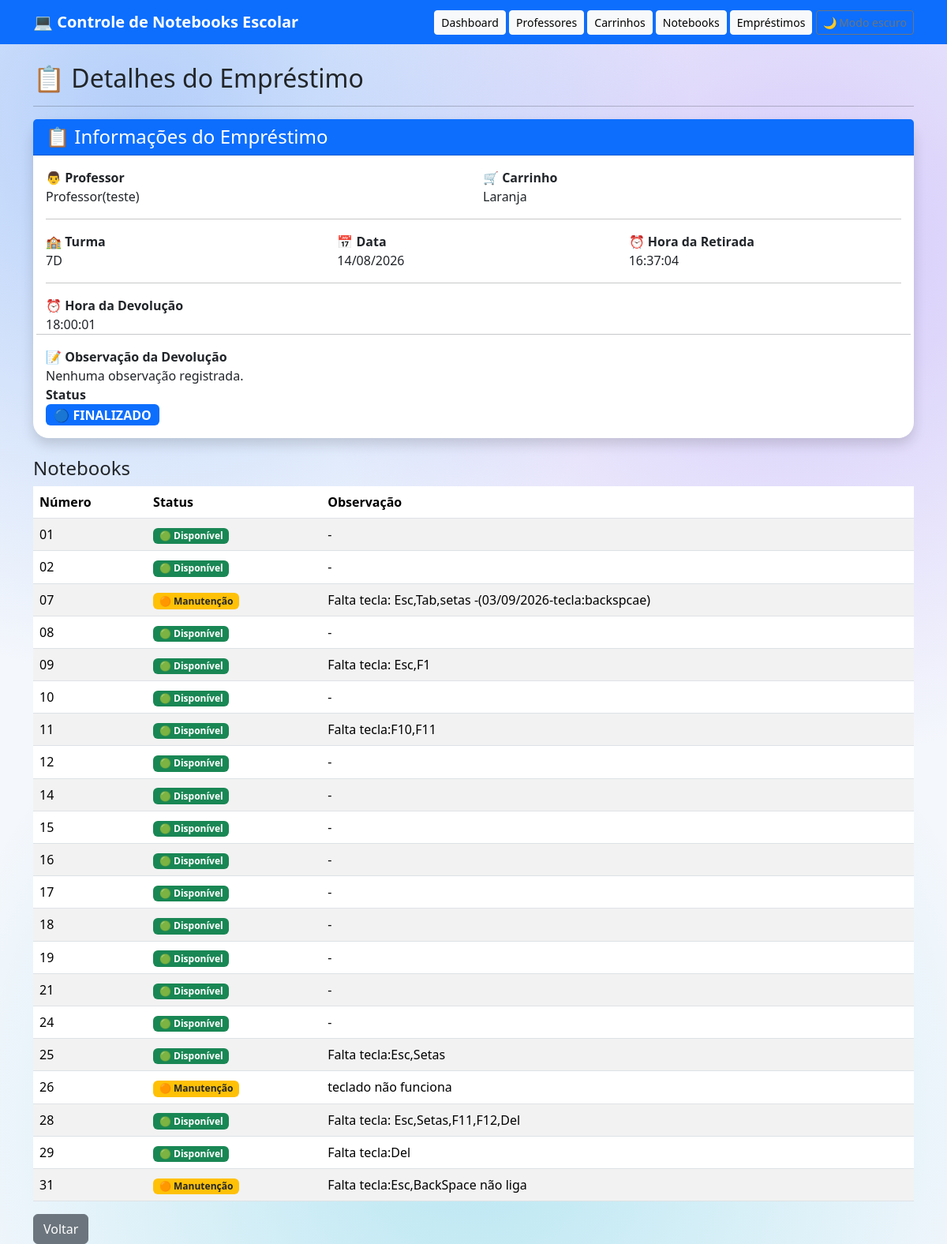
The page /paginas/emprestimos/detalhes.php?id=75 on the database its author committed.
### tables this page shows
CREATE TABLE emprestimos (
    id INTEGER PRIMARY KEY AUTOINCREMENT,
    professor_id INTEGER NOT NULL,
    tipo TEXT NOT NULL,
    aula TEXT NOT NULL,
    data DATE NOT NULL,
    hora_retirada TIME NOT NULL,
    hora_devolucao TIME,
    status TEXT DEFAULT 'ABERTO',
    FOREIGN KEY(professor_id) REFERENCES professores(id)
);

### paginas/emprestimos/detalhes.php (the view, shortened to what this page needs)
<?php
include("../../includes/header.php");
include("../../includes/menu.php");
include("../../conexao.php");
$id = $_GET["id"];
$sql = "
SELECT
    e.*,
    p.nome,
    c.cor
FROM emprestimos e
INNER JOIN professores p
ON p.id = e.professor_id
INNER JOIN itens_emprestimo ie
ON ie.emprestimo_id = e.id
INNER JOIN notebooks n
ON n.id = ie.notebook_id
INNER JOIN carrinhos c
ON c.id = n.carrinho_id
WHERE e.id = ?
GROUP BY e.id
";
$stmt = $pdo->prepare($sql);
$stmt->execute([$id]);
$emprestimo = $stmt->fetch();
$sql = "
SELECT
n.numero,
n.status,
n.observacao
FROM itens_emprestimo ie
INNER JOIN notebooks n
ON n.id = ie.notebook_id
WHERE ie.emprestimo_id=?
ORDER BY n.numero
";
$stmt = $pdo->prepare($sql);
$stmt->execute([$id]);
$notebooks = $stmt->fetchAll();
?>
<div class="container mt-4">
    <h2>📋 Detalhes do Empréstimo</h2>
    <hr>
    <div class="card shadow mb-4">
        <div class="card-header bg-primary text-white">
            <h4 class="mb-0">
                📋 Informações do Empréstimo
            </h4>
        </div>
        <div class="card-body">
            <div class="row">
                <div class="col-md-6">
                    <strong>👨 Professor</strong><br>
                    <?= $emprestimo["nome"] ?>
                </div>
                <div class="col-md-6">
                    <strong>🛒 Carrinho</strong><br>
                    <?= $emprestimo["cor"] ?>
                </div>
            </div>
            <hr>
            <div class="row">
                <div class="col-md-4">
                    <strong>🏫 Turma</strong><br>
                    <?= $emprestimo["aula"] ?>
                </div>
                <div class="col-md-4">
                    <strong>📅 Data</strong><br>
                    <?= date("d/m/Y", strtotime($emprestimo["data"])) ?>
                </div>
                <div class="col-md-4">
                    <strong>⏰ Hora da Retirada</strong><br>
                    <?= $emprestimo["hora_retirada"] ?>
                </div>
            </div>
            <hr>
            <div class="row">
                <div class="col-md-6">
                    <strong>⏰ Hora da Devolução</strong><br>
                    <?= $emprestimo["hora_devolucao"] ?: "Ainda não devolvido" ?>
                </div>
                <hr>
                <div class="row">
                    <div class="col-md-12">
                        <strong>📝 Observação da Devolução</strong><br>
                        <?= !empty($emprestimo["observacao"])
                            ? htmlspecialchars($emprestimo["observacao"])
                            : "Nenhuma observação registrada." ?>
                    </div>
                </div>
                <div class="col-md-6">
                    <strong>Status</strong><br>
                    <?php
                    switch ($emprestimo["status"]) {
                        case "FINALIZADO":
                            echo "<span class='badge bg-primary fs-6'>🔵 FINALIZADO</span>";
                            break;
                    }
                    ?>
                </div>
            </div>
        </div>
    </div>
    <h4>Notebooks</h4>
    <table class="table table-striped">
        <thead>
            <tr>
                <th>Número</th>
                <th>Status</th>
                <th>Observação</th>
            </tr>
        </thead>
        <tbody>
            <?php foreach ($notebooks as $n) { ?>
                <tr>
                    <td><?= str_pad($n["numero"], 2, "0", STR_PAD_LEFT) ?></td>
                    <td>
                        <?php
                        switch ($n["status"]) {
                            case "Disponível":
                                echo "<span class='badge bg-success'>🟢 Disponível</span>";
                                break;
                            case "Manutenção":
                                echo "<span class='badge bg-warning text-dark'>🟠 Manutenção</span>";
                                break;
                        }
                        ?>
                    </td>
                    <td>
                        <?= $n["observacao"] ?: "-" ?>
                    </td>
                </tr>
            <?php } ?>
        </tbody>
    </table>
    <a href="index.php" class="btn btn-secondary">
        Voltar
    </a>
</div>
<?php
include("../../includes/footer.php");
?>

### assets/css/estilo.css (style rules this page uses)
body { background: radial-gradient(circle at 15% 10%, rgba(59, 130, 246, 0.35), transparent 40%), radial-gradient(circle at 85% 20%, rgba(139, 92, 246, 0.30), transparent 40%), radial-gradient(circle at 50% 90%, rgba(6, 182, 212, 0.25), transparent 45%), #f4f7fc; background-attachment: fixed; min-height: 100vh; }
.card { border:none !important; border-radius:20px; transition:.3s; box-shadow:0 8px 20px rgba(0,0,0,.08); }
.card { cursor:pointer; }

### includes/header.php (style rules this page uses)
body { transition: background-color .2s ease, color .2s ease; }
.card, .form-control, .form-select, .navbar, .table { transition: background-color .2s ease, color .2s ease, border-color .2s ease; }

### rows shown on the page
emprestimos: aula "7D", data "14/08/2026", hora_retirada "16:37:04", hora_devolucao "18:00:01"

### other values the page prints
$emprestimo["nome"] "Professor(teste)"
$emprestimo["cor"] "Laranja"
str_pad($n["numero"], 2, "0", STR_PAD_LEFT) "01"
$n["observacao"] ?: "-" "-"
str_pad($n["numero"], 2, "0", STR_PAD_LEFT) "02"
str_pad($n["numero"], 2, "0", STR_PAD_LEFT) "07"
$n["observacao"] ?: "-" "Falta tecla: Esc,Tab,setas -(03/09/2026-tecla:backspcae)"
str_pad($n["numero"], 2, "0", STR_PAD_LEFT) "08"
str_pad($n["numero"], 2, "0", STR_PAD_LEFT) "09"
$n["observacao"] ?: "-" "Falta tecla: Esc,F1"
str_pad($n["numero"], 2, "0", STR_PAD_LEFT) "10"
str_pad($n["numero"], 2, "0", STR_PAD_LEFT) "11"
$n["observacao"] ?: "-" "Falta tecla:F10,F11"
str_pad($n["numero"], 2, "0", STR_PAD_LEFT) "12"
str_pad($n["numero"], 2, "0", STR_PAD_LEFT) "14"
